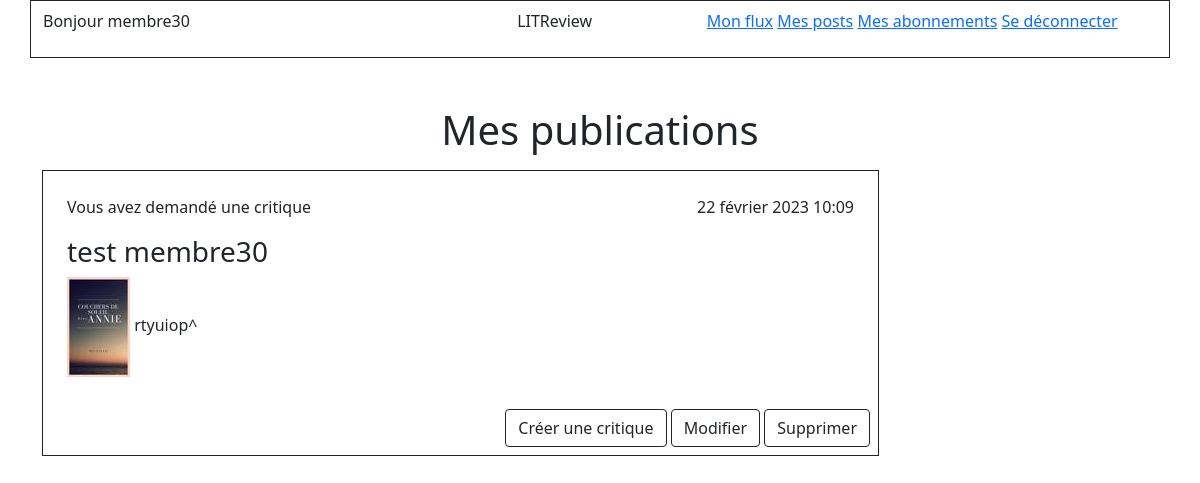
Screenshot of /posts (signed in) with the database file from the repository.
### authentication/models.py (models this page shows)
class User(AbstractUser):
    SUBSCRIBER = "Membre"
    followed_members = models.ManyToManyField(
        settings.AUTH_USER_MODEL,
        through="UserFollows",
        related_name="followed"
    )

### feed/models.py (models this page shows, shortened)
class Ticket(models.Model):
    objects = models.Manager()
    title = models.CharField(max_length=128)
    description = models.TextField(max_length=2048, blank=True)
    user = models.ForeignKey(
        to=settings.AUTH_USER_MODEL,
        on_delete=models.CASCADE
    )
    image = models.ImageField(null=True, blank=True)
    time_created = models.DateTimeField(auto_now_add=True)
    IMAGE_MAX_SIZE = (100, 100)

### feed/views.py (the view)
# urls.py: path('posts', views.display_my_posts, name='my-posts')
@login_required
def display_my_posts(request):
    tickets = Ticket.objects.filter(user=request.user)
    tickets = tickets.annotate(content_type=Value('TICKET', CharField()))
    reviews = Review.objects.filter(user=request.user)
    reviews = reviews.annotate(content_type=Value('REVIEW', CharField()))
    posts = sorted(
        chain(tickets, reviews),
        key=lambda post: post.time_created,
        reverse=True
    )
    return render(request, 'feed/posts.html', context={'posts': posts})

### feed/templatetags/feed_extras.py (called while the page is built)
@register.simple_tag(takes_context=True)
def get_user_display(context, user):
    if user == context['user']:
        return "Vous avez"
    return f"{user.username} a"

### feed/templates/feed/posts.html (shortened to what this page needs)
{% extends "base.html" %}
{% block content %}
    <h1 class="text-center">Mes publications</h1>
        <div class="d-flex flex-column">
        {% for post in posts %}
            {% if post.content_type == 'TICKET' %}
                <div class="align-self-start border border-dark mt-2 p-2 w-75">
                    {% include 'feed/ticket_detail.html' with ticket=post %}
                    <div class="text-end">
                        {% include 'feed/review_check.html' with post=post %}
                        <a class="btn btn-outline-dark" href="{% url 'feed:ticket-update' ticket_id=post.id %}">Modifier</a>
                        <a class="btn btn-outline-dark" href="{% url 'feed:ticket-delete' ticket_id=post.id %}">Supprimer</a>
                    </div>
                </div>
            {% endif %}
        {% endfor %}
    </div>
{% endblock content %}

### templates/base.html (shortened to what this page needs)
<!DOCTYPE html>
<html lang="en" xmlns="http://www.w3.org/1999/html">
<head>
    <link href="https://cdn.jsdelivr.net/npm/bootstrap@5.1.3/dist/css/bootstrap.min.css" rel="stylesheet">
</head>
<body>
    <header>
        <nav class="bg_light">
            <div class="container">
                <div class="row border border-dark py-2">
                    <div class="col-5 align-self-center">
                        {% if user.is_authenticated %}
                            <p>Bonjour {{ user.username }}</p>
                        {% endif %}
                    </div>
                    <div class="col-2">
                        <p>LITReview</p>
                    </div>
                    <div class="col-5">
                        {% if user.is_authenticated %}
                            <a href="{% url 'feed:my-flow' %}" class="link-primary">Mon flux</a>
                            <a href="{% url 'feed:my-posts' %}">Mes posts</a>
                            <a href="{% url 'authentication:follows' %}">Mes abonnements</a>
                            <a href="{% url 'authentication:logout' %}">Se déconnecter</a>
                        {% endif %}
                    </div>
                </div>
            </div>
        </nav>
    </header>
    <section class="container my-5">
    {% block content %}
    {% endblock content %}
    </section>
</body>
</html>

### feed/templates/feed/ticket_detail.html
{% load feed_extras %}
<div class="p-3">
    <div class="row">
        <div class="col text-start">
            <p>{% get_user_display user=ticket.user %} demandé une critique</p>
        </div>
        <div class="col text-end">
            <p>{{ ticket.time_created }}</p>
        </div>
    </div>
    <h3>{{ ticket.title }}</h3>
    <p>
        {% if ticket.image %}
            <img src="{{ ticket.image.url }}">
        {% endif %}
        {{ ticket.description }}
    </p>
</div>

### feed/templates/feed/review_check.html
{% if not post.ticket_review %}
    <a class="btn btn-outline-dark" href="{% url 'feed:review-create' ticket_id=post.id %}">Créer une critique</a>
{% else %}
    <a class="btn btn-outline-dark" href="{% url 'feed:review-display' review_id=post.ticket_review.id %}">Voir la réponse à cette demande</a>
{% endif %}

### rows the page displays
User: username "membre30"
Ticket: user "Vous avez", time_created "22 février 2023 10:09", title "test membre30", image (picture), description "rtyuiop^", shows "Créer une critique"
